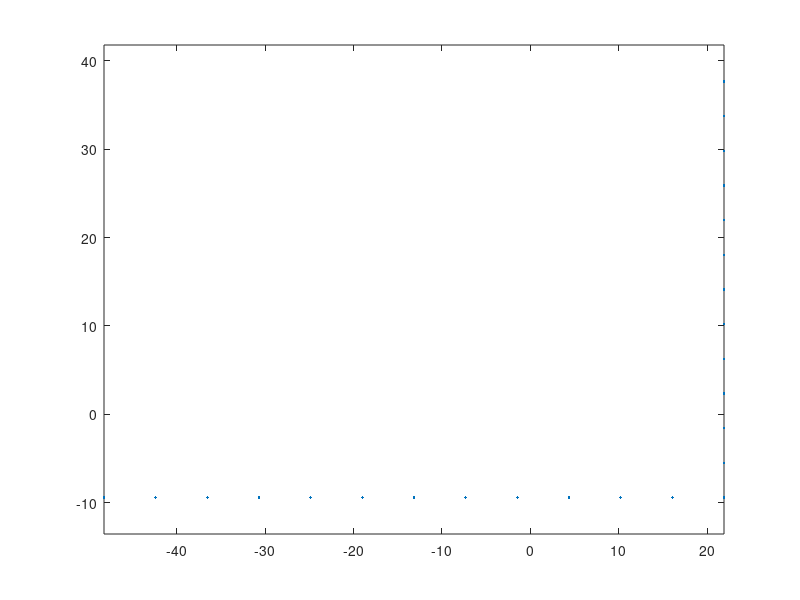
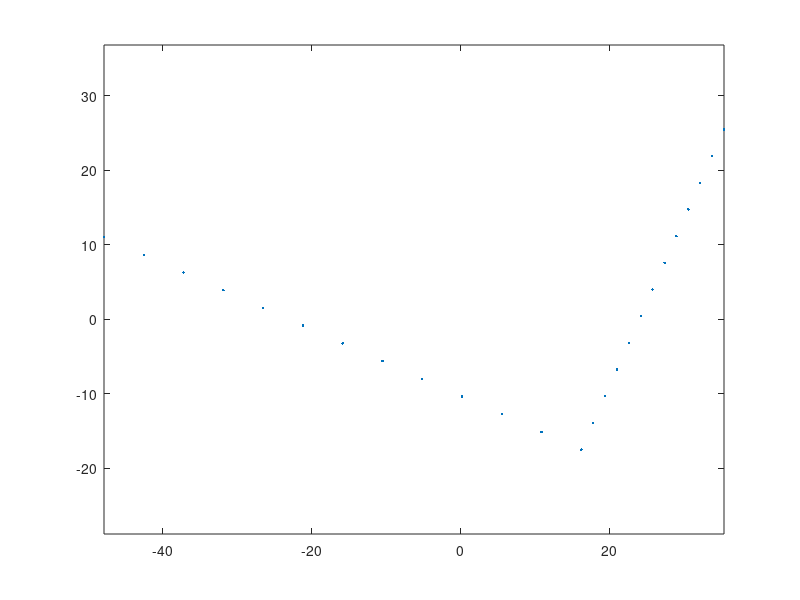

Here is the MATLAB script that generated these plots, in order:
%% form a fiber section of a L section
clear;clc;
%% input section propertities
% a = length of leg 1 (long)
% b = length of leg 2 (short)
% t = thickness/inch
% nfa = number of fibers along leg 1
% nfb = number of fibers along leg 2
% nft = number of fibers along thickness (assume 1 here)
a=76.0;
b=51.0;
t=6.5;
nfa=13;
nfb=13;
nft=1;
%% torsional stiffness
J=(a+b-t)*t^3/3;
%% calculate coordinates of centroid with respect to the vertex of L section
A=(a+b)*t-t^2; % section area
yc=((a-t)*t*t/2+b*t*b/2)/A; % distance between centroid and vertex in the local y' direction
zc=((b-t)*t*t/2+a*t*a/2)/A; % distance between centroid and vertex in the local z' direction

%% calculate principle axes (rotation from local axes y'-z' to principle axes y-z)
I1y=1/12*t*a^3+(a/2-zc)^2*t*a; % moment of inertia of leg 1 w.r.t. y'
I1z=1/12*a*t^3+(yc-t/2)^2*t*a; % moment of inertia of leg 1 w.r.t. z'
I1yz=0+(a/2-zc)*(yc-t/2)*t*a; % moment of inertia of leg 1 w.r.t. y'-z'
I2y=1/12*(b-t)*t^3+(zc-t/2)^2*t*(b-t); % moment of inertia of leg 2 w.r.t. y'
I2z=1/12*t*(b-t)^3+((b-t)/2+t-yc)^2*t*(b-t); % moment of inertia of leg 2 w.r.t. z'
I2yz=0+(zc-t/2)*((b-t)/2+t-yc)*t*(b-t); % moment of inertia of leg 2 w.r.t. y'-z'
Iy1=I1y+I2y; % moment of inertia of L section w.r.t. y'
Iz1=I1z+I2z; % moment of inertia of L section w.r.t. z'
Iyz1=I1yz+I2yz; % moment of inertia of L section w.r.t. y'-z'
Iy=(Iy1+Iz1)/2+1/2*sqrt((Iy1-Iz1)^2+4*Iyz1^2); % moment of inertia of L section w.r.t. y
Iz=(Iy1+Iz1)/2-1/2*sqrt((Iy1-Iz1)^2+4*Iyz1^2); % moment of inertia of L section w.r.t. y
alpha=atan(-2*Iyz1/(Iz1-Iy1))/2; % rotation from local axes y'-z' to principle axes y-z
alpha=abs(alpha); %make sure alpha is positive at pi/4 (equal legs)
%% calculate fiber coordinates w.r.t. z'-y'
SCcoordz1y1=[zc-t/2;-(yc-t/2)]; % shear center coordinates w.r.t. z'-y'
P=zeros(2,nfa+nfb-1); % fiber coordinates w.r.t. z'-y', first row of P is z', second row of P is y'
dPz=[-a/nfa;0];
dPy=[0;b/nfb];
for i=1:nfa
    P(:,i)=SCcoordz1y1+(i-1)*dPz;
end
for i=1:(nfb-1)
    P(:,nfa+i)=SCcoordz1y1+i*dPy;
end
plot(P(1,:),P(2,:),'.')
axis equal
%% transform fiber coordinates to z-y
T=[cos(alpha),sin(alpha);
    -sin(alpha),cos(alpha)]; % transformation matrix
Q=T*P; % first row of Q is z, second row of Q is y
figure
plot(Q(1,:),Q(2,:),'.')
axis equal
%% Calculate approximate elastic properties (Iy, Iz, betaY and betaZ)
Af=zeros(nfa+nfb-1,1); % area of each fiber
Af(1)=a/nfa*b/nfb-(a/nfa-t)*(b/nfb-t);
Af(2:nfa)=a/nfa*t;
Af(nfa+1:nfa+nfb-1)=b/nfb*t;

Qsquared=Q.^2;
IyIz_appr=Qsquared*Af; % approximate to [Iy;Iz]

QsumCol=sum(Qsquared,1); % calculate y^2+z^2
QsumColz=Q(1,:).*QsumCol; % calculate z(y^2+z^2)
QsumColy=Q(2,:).*QsumCol; % calculate y(y^2+z^2)
betaY=QsumColz*Af/Iy-2*Q(1,1);
betaZ=QsumColy*Af/Iz-2*Q(2,1);

%% output Tcl command lines to generate fiber sections
fileID1=fopen('Lsection.tcl','w');
%fprintf(fileID,'%7s %5s %5i %1s\n','section','Fiber',10000+secID,'{');
for i = 1:(nfa+nfb-1)
%                                                                          %fiber %yLoc  %zLoc   Area    MaterialID  SectorialCoord ys, and zs of shear center
    fprintf(fileID1,'    %5s %16.8f %16.8f %16.8f %6s%1s\n','fiber',Q(2,i),Q(1,i),Af(i),'$matID',';');
end
fclose(fileID1);

%% output L section properties
fileID=fopen('LsectionProperties.tcl','w');
                                           % ys     zs     
fprintf(fileID,'%16.8f %16.8f %16.8f %16.8f\n',Q(2,1),Q(1,1),alpha,J);
fclose(fileID);

%% calculate polar radius of gyration
r02=Q(2,1)^2+Q(1,1)^2+(Iy+Iz)/A;
r0=sqrt(r02);